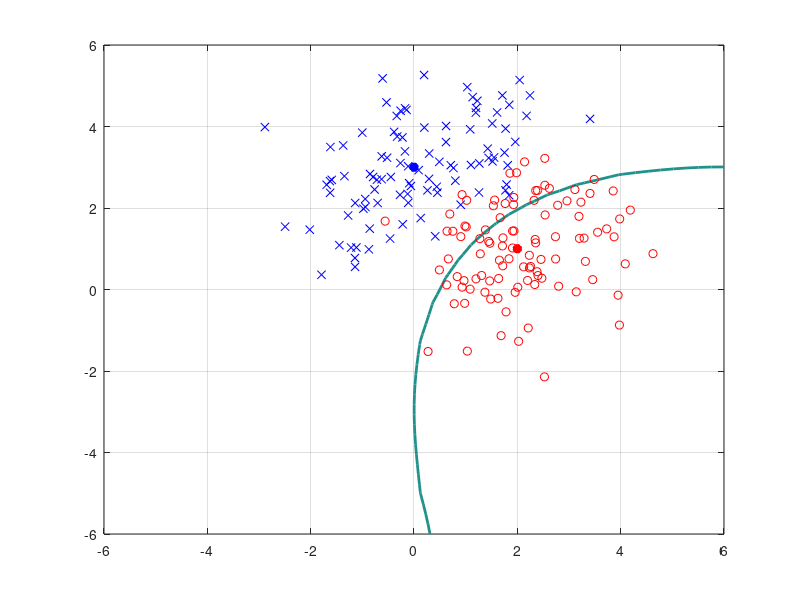
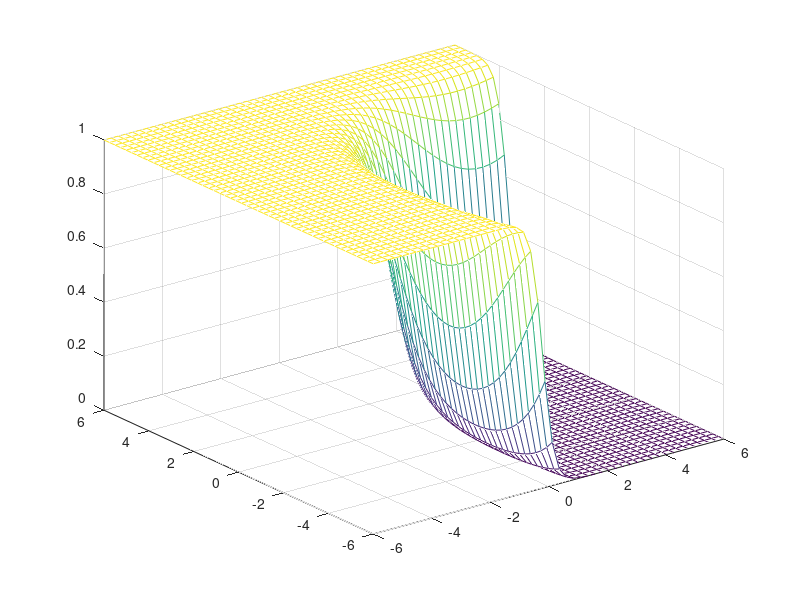

The MATLAB source for these figures, in order: (Note: this script raises an error after producing the figures.)
% Compute the posterior probability on a regular grid in the input space and plot the decision
% boundary for which the posterior probability satisfies P[?1 | x] = 0.5. Show 100 samples
% drawn from each of the classes superposed on the same graph. Draw the posterior probability
% as a three dimensional graph.

m1 = [0;3];
C1 = [2 1; 1 2];

m2 = [2;1];
C2 = [1 0; 0 1];

numGrid = 50;
xRange = linspace(-6.0, 6.0, numGrid);
yRange = linspace(-6.0, 6.0, numGrid);
P1 = zeros(numGrid, numGrid);
P2 = P1;

for i=1:numGrid
    for j=1:numGrid
        x = [yRange(j) xRange(i)]';
        P1(i,j) = mvnpdf(x', m1', C1);
        P2(i,j) = mvnpdf(x', m2', C2);
    end
end

Pmax = max(max([P1 P2]));
figure(1), clf, contour(xRange, yRange, P1./(P1+P2), [0 0.5*Pmax], 'LineWidth', 2);
hold on;
plot(m1(1), m1(2), 'b*', 'LineWidth', 4);
plot(m2(1), m2(2), 'r*', 'LineWidth', 4);

% Show 100 samples drawn from each of the classes superposed on the same
% graph
N = 100;
X1 = mvnrnd(m1, C1, N);
X2 = mvnrnd(m2, C2, N);

hold on;
plot(X1(:, 1), X1(:, 2), 'bx', X2(:, 1), X2(:, 2), 'ro');
grid on;

% Draw the posterior probability as a three dimensional graph
figure(2)
mesh(xRange, yRange, P1./(P1+P2));

% Using the data sampled from each of the distributions, train a
% feedforward nural network using the Neural Networks toolbox. 

XNN = [X1; X2]';
N1 = size(X1, 1);
N2 = size(X2, 1);
y1 = [ones(N1, 1) zeros(N2, 1)]';
y2 = [zeros(N2, 1) ones(N1, 1)]';
y = [y1 y2];

net = patternnet(20);
net = train(net, XNN, y);
view(net);
output = net(XNN);

NP1 = zeros(numGrid, numGrid);

% ---------- can be uncommented -----------

% for i=1:numGrid
%     for j=1:numGrid
%         x = [yRange(j) xRange(i)]';
%         nnp = net(x);
%         NP1(i,j) = nnp(1);
%     end
% end
% 
% NPmax = max(max(NP1));
% figure(3), clf, contour(xRange, yRange, NP1, [0 0.5*NPmax], 'LineWidth', 2);
% hold on;
% plot(m1(1), m1(2), 'b*', 'LineWidth', 4);
% plot(m2(1), m2(2), 'r*', 'LineWidth', 4);
% 
% hold on;
% plot(X1(:, 1), X1(:, 2), 'bx', X2(:, 1), X2(:, 2), 'ro');
% grid on;

% ---------------------- Can be uncommented ------------------------


% ------------------------ Time series prediction --------------------
% Time series prediction
% Formulated as a regression problem.

Ttr = T(1:1500, 1);
Tts = T(1500 + 1: size(T, 1), 1);
NTtr = size(Ttr, 1);
NTts = size(Tts, 1);
p = 20;

ytr1 = X(1:1500, 1);
ytr = X(p+1:NTtr, 1);
yts = X(1500+p+1:2001, 1);

D = ones(NTtr - p, p);

for i=1:NTtr - p
   n = (p + 1) + (i - 1);
   for j=1:p
      % We might want to change this to use the actual ouptuts from
      % the previous time series. 
      D(i, j) = X(n - j, 1);
   end
end

% D = [ones(NTtr - p, 1) D];

w = D \ ytr;
fts = D * w;

% figure
% plot(Ttr, ytr1);
% % set(gca,'xlim',[0, Ttr(end)]);
% xlabel('t');
% ylabel('x(t)');
% title(sprintf('A Mackey-Glass time serie (tau=%d)', tau));

figure(10);
plot(Ttr(p+1:NTtr, 1), fts, Ttr(p+1:NTtr, 1), ytr);
figure;
% plot(Ttr(p+1:NTtr, 1), ytr);

% Test data
D2 = ones(NTts - p, p);

for i=1:NTts - p
   n = (p + 1) + (i - 1);
   for j=1:p 
      D2(i, j) = X((1500 + n) - j, 1);
   end
end

fts2 = D2 * w;

net2 = feedforwardnet(20);
net2 = train(net2, D', ytr');
view(net2);
output2 = net2(D');

figure(11);
plot(Ttr(p+1:NTtr, 1), output2, Ttr(p+1:NTtr, 1), ytr);

% Iterate through the number of test data, and append a new row using the
% predicted value from the previous row as the first input into the new
% row. Repeat for number of test data times. Plot the predicted values
% against the test set output values.

long_term_prediction_design_matrix = ones(NTts, p);
long_term_prediction = ones(NTts, 1);
predicted_value_of_row = ones(NTts, 1);
% predictied_value_of_previous_row = net2(D(size(D, 1), :)');
for i=1:NTts
    if (i == 1)
        for j=1:p
            long_term_prediction_design_matrix(i, j) = ytr(size(ytr, 1)+1-j);
        end
        predicted_value_of_row(i) = net2(long_term_prediction_design_matrix(i, :)');
    end
    if (i > 1)
        for j=1:p
            if (j == 1)
                long_term_prediction_design_matrix(i, j) = predicted_value_of_row(i-1);
            else
                long_term_prediction_design_matrix(i, j) = long_term_prediction_design_matrix(i-1,j-1);
            end
        end
        predicted_value_of_row(i) = net2(long_term_prediction_design_matrix(i, :)');
    end
end

figure(12);
plot(T(p+1:size(T, 1), 1), [ytr; predicted_value_of_row])
